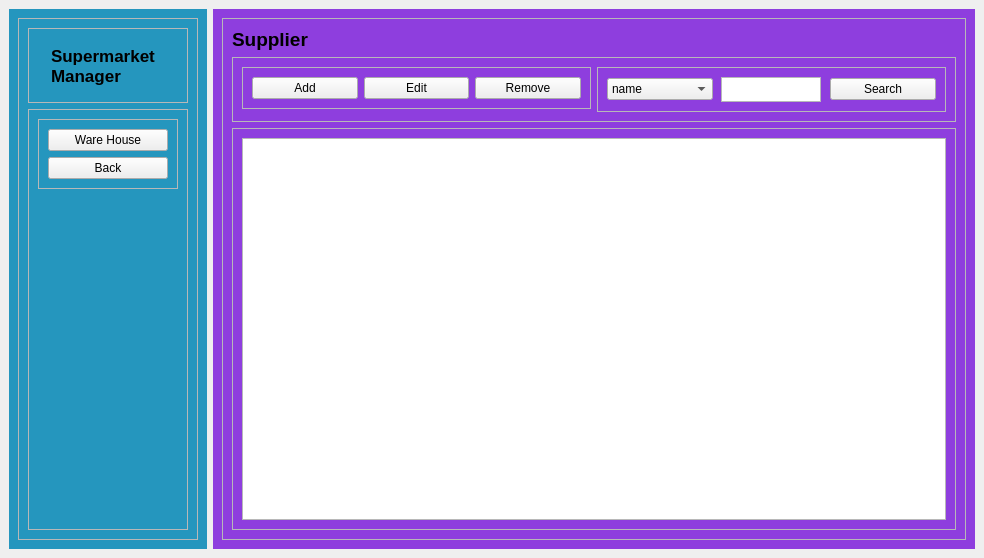
<?xml version="1.0" encoding="UTF-8"?>
<ui version="4.0">
 <class>MainWindow</class>
 <widget class="QMainWindow" name="MainWindow">
  <property name="geometry">
   <rect>
    <x>0</x>
    <y>0</y>
    <width>984</width>
    <height>558</height>
   </rect>
  </property>
  <property name="windowTitle">
   <string>MainWindow</string>
  </property>
  <widget class="QWidget" name="centralwidget">
   <property name="styleSheet">
    <string notr="true">*{
	color: #000;
}
#left_menu{
	background-color:#2596be;
}

#main_body{
	background-color:#8e3ede;
}
button{
	border: none;
}
</string>
   </property>
   <layout class="QHBoxLayout" name="horizontalLayout">
    <item>
     <widget class="QWidget" name="left_menu" native="true">
      <layout class="QVBoxLayout" name="verticalLayout_2">
       <item>
        <widget class="QFrame" name="frame">
         <property name="frameShape">
          <enum>QFrame::StyledPanel</enum>
         </property>
         <property name="frameShadow">
          <enum>QFrame::Raised</enum>
         </property>
         <layout class="QVBoxLayout" name="verticalLayout_3">
          <item>
           <widget class="QFrame" name="frame_2">
            <property name="minimumSize">
             <size>
              <width>160</width>
              <height>50</height>
             </size>
            </property>
            <property name="maximumSize">
             <size>
              <width>108</width>
              <height>75</height>
             </size>
            </property>
            <property name="acceptDrops">
             <bool>false</bool>
            </property>
            <property name="frameShape">
             <enum>QFrame::StyledPanel</enum>
            </property>
            <property name="frameShadow">
             <enum>QFrame::Raised</enum>
            </property>
            <layout class="QVBoxLayout" name="verticalLayout_4">
             <property name="leftMargin">
              <number>0</number>
             </property>
             <item alignment="Qt::AlignHCenter">
              <widget class="QLabel" name="label_3">
               <property name="font">
                <font>
                 <pointsize>13</pointsize>
                 <weight>75</weight>
                 <italic>false</italic>
                 <bold>true</bold>
                 <underline>false</underline>
                </font>
               </property>
               <property name="acceptDrops">
                <bool>true</bool>
               </property>
               <property name="text">
                <string>Supermarket
Manager</string>
               </property>
              </widget>
             </item>
            </layout>
           </widget>
          </item>
          <item>
           <widget class="QFrame" name="frame_3">
            <property name="frameShape">
             <enum>QFrame::StyledPanel</enum>
            </property>
            <property name="frameShadow">
             <enum>QFrame::Raised</enum>
            </property>
            <layout class="QVBoxLayout" name="verticalLayout_5">
             <item alignment="Qt::AlignTop">
              <widget class="QFrame" name="frame_4">
               <property name="frameShape">
                <enum>QFrame::StyledPanel</enum>
               </property>
               <property name="frameShadow">
                <enum>QFrame::Raised</enum>
               </property>
               <layout class="QVBoxLayout" name="verticalLayout_6">
                <item>
                 <widget class="QPushButton" name="btn_kho">
                  <property name="text">
                   <string>Ware House</string>
                  </property>
                 </widget>
                </item>
                <item>
                 <widget class="QPushButton" name="btn_back">
                  <property name="text">
                   <string>Back</string>
                  </property>
                 </widget>
                </item>
               </layout>
              </widget>
             </item>
            </layout>
           </widget>
          </item>
         </layout>
        </widget>
       </item>
      </layout>
     </widget>
    </item>
    <item>
     <widget class="QWidget" name="main_body" native="true">
      <layout class="QHBoxLayout" name="horizontalLayout_2">
       <item>
        <widget class="QFrame" name="frame_5">
         <property name="frameShape">
          <enum>QFrame::StyledPanel</enum>
         </property>
         <property name="frameShadow">
          <enum>QFrame::Raised</enum>
         </property>
         <layout class="QVBoxLayout" name="verticalLayout">
          <item>
           <widget class="QLabel" name="label">
            <property name="font">
             <font>
              <pointsize>14</pointsize>
              <weight>75</weight>
              <bold>true</bold>
             </font>
            </property>
            <property name="text">
             <string>Supplier</string>
            </property>
           </widget>
          </item>
          <item>
           <widget class="QFrame" name="frame_6">
            <property name="minimumSize">
             <size>
              <width>600</width>
              <height>0</height>
             </size>
            </property>
            <property name="frameShape">
             <enum>QFrame::StyledPanel</enum>
            </property>
            <property name="frameShadow">
             <enum>QFrame::Raised</enum>
            </property>
            <layout class="QHBoxLayout" name="horizontalLayout_3">
             <item alignment="Qt::AlignTop">
              <widget class="QFrame" name="frame_9">
               <property name="frameShape">
                <enum>QFrame::StyledPanel</enum>
               </property>
               <property name="frameShadow">
                <enum>QFrame::Raised</enum>
               </property>
               <layout class="QHBoxLayout" name="horizontalLayout_4">
                <item>
                 <widget class="QPushButton" name="pushButton">
                  <property name="text">
                   <string>Add</string>
                  </property>
                 </widget>
                </item>
                <item>
                 <widget class="QPushButton" name="pushButton_6">
                  <property name="text">
                   <string>Edit</string>
                  </property>
                 </widget>
                </item>
                <item>
                 <widget class="QPushButton" name="pushButton_2">
                  <property name="text">
                   <string>Remove</string>
                  </property>
                 </widget>
                </item>
               </layout>
              </widget>
             </item>
             <item alignment="Qt::AlignTop">
              <widget class="QFrame" name="frame_8">
               <property name="frameShape">
                <enum>QFrame::StyledPanel</enum>
               </property>
               <property name="frameShadow">
                <enum>QFrame::Raised</enum>
               </property>
               <layout class="QHBoxLayout" name="horizontalLayout_5">
                <item>
                 <widget class="QComboBox" name="comboBox">
                  <item>
                   <property name="text">
                    <string>name</string>
                   </property>
                  </item>
                  <item>
                   <property name="text">
                    <string>price</string>
                   </property>
                  </item>
                 </widget>
                </item>
                <item alignment="Qt::AlignHCenter">
                 <widget class="QPlainTextEdit" name="plainTextEdit">
                  <property name="minimumSize">
                   <size>
                    <width>100</width>
                    <height>25</height>
                   </size>
                  </property>
                  <property name="maximumSize">
                   <size>
                    <width>100</width>
                    <height>25</height>
                   </size>
                  </property>
                  <property name="plainText">
                   <string/>
                  </property>
                 </widget>
                </item>
                <item>
                 <widget class="QPushButton" name="pushButton_7">
                  <property name="text">
                   <string>Search</string>
                  </property>
                 </widget>
                </item>
               </layout>
              </widget>
             </item>
            </layout>
           </widget>
          </item>
          <item>
           <widget class="QFrame" name="frame_7">
            <property name="frameShape">
             <enum>QFrame::StyledPanel</enum>
            </property>
            <property name="frameShadow">
             <enum>QFrame::Raised</enum>
            </property>
            <layout class="QHBoxLayout" name="horizontalLayout_6">
             <item>
              <widget class="QTableView" name="tableView"/>
             </item>
            </layout>
           </widget>
          </item>
         </layout>
        </widget>
       </item>
      </layout>
     </widget>
    </item>
   </layout>
  </widget>
  <widget class="QMenuBar" name="menuBar">
   <property name="geometry">
    <rect>
     <x>0</x>
     <y>0</y>
     <width>984</width>
     <height>21</height>
    </rect>
   </property>
  </widget>
 </widget>
 <resources/>
 <connections/>
</ui>
